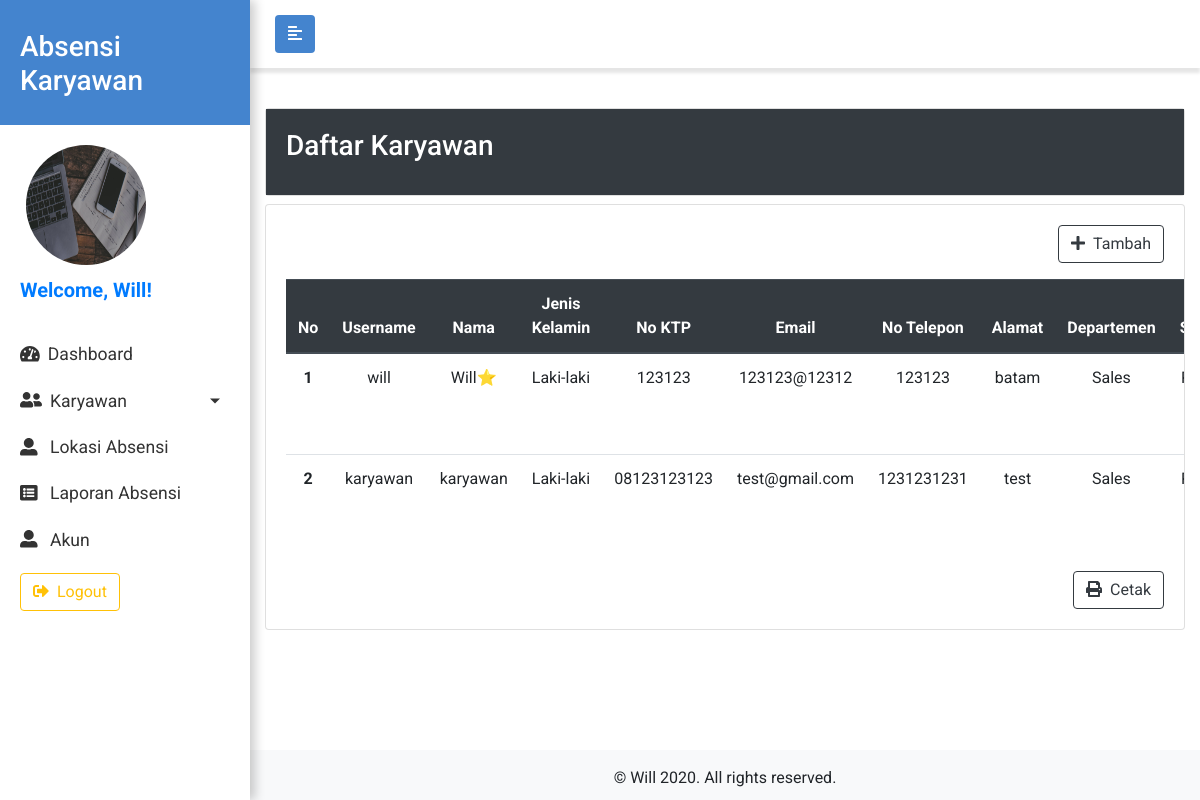
Screenshot of /admin/index.php?page=karyawan (signed in) with the database file from the repository.
### tables this page shows
CREATE TABLE `karyawan` (
  `id` int(11) NOT NULL,
  `username` varchar(100) NOT NULL,
  `password` varchar(200) NOT NULL,
  `account_type` int(11) NOT NULL,
  `nama` varchar(100) NOT NULL,
  `jenis_kelamin` char(1) NOT NULL,
  `no_telp` varchar(13) NOT NULL,
  `email` varchar(200) NOT NULL,
  `no_ktp` varchar(50) NOT NULL,
  `alamat` varchar(200) NOT NULL,
  `foto` varchar(100) NOT NULL,
  `id_shift` int(11) NOT NULL,
  `id_departemen` int(11) NOT NULL
);

CREATE TABLE `departemen` (
  `id` int(11) NOT NULL,
  `nama` varchar(100) NOT NULL,
  `kepala_dept` varchar(100) NOT NULL
);

### admin/halaman/karyawan.php (the view, shortened to what this page needs)
<div class="row">
  <div class="col-12">
    <div class="card" style="width: 100%;">
      <div class="card-body bg-dark text-white">
        <h3 class="card-title">Daftar Karyawan</h3>
      </div>
    </div>
  </div>
</div>
<div class="row mt-2 mb-5">
  <div class="col-12">
    <div class="card" style="width: 100%;">
      <div class="card-body table-responsive">
        <?php
        $i = 1;
        $data = mysqli_query($koneksi, "SELECT K.*, S.shift, D.nama AS departemen, D.kepala_dept FROM karyawan AS K INNER JOIN shift AS S ON K.id_shift = S.id INNER JOIN departemen AS D ON K.id_departemen = D.id");
        ?>
        <a href="#" class="btn btn-outline-dark float-right mb-3 tambah-btn" data-toggle="modal" data-target="#formModal" onclick="changeType('tambah')">
          <i class="fas fa-plus mr-2"></i>Tambah
        </a>
        <table class="table table-hover text-center">
          <thead class="thead-dark">
            <tr>
              <th scope="col">No</th>
              <th scope="col">Username</th>
              <th scope="col">Nama</th>
              <th scope="col">Jenis Kelamin</th>
              <th scope="col">No KTP</th>
              <th scope="col">Email</th>
              <th scope="col">No Telepon</th>
              <th scope="col">Alamat</th>
              <th scope="col">Departemen</th>
              <th scope="col">Shift</th>
            </tr>
          </thead>
          <tbody>
            <?php
            while ($d = mysqli_fetch_assoc($data)) :
            ?>
              <tr>
                <th scope="row"><?= $i ?></th>
                <td><?php echo $d["username"] ?></td>
                <td>
                  <?php
                  if ($d["nama"] == $d["kepala_dept"]) {
                    echo $d["nama"] . "⭐";
                  } else {
                    echo $d["nama"];
                  }
                  ?>
                </td>
                <td><?php
                    switch ($d["jenis_kelamin"]) {
                      case "L":
                        echo "Laki-laki";
                        break;
                    }
                    ?></td>
                <td><?php echo $d["no_ktp"] ?></td>
                <td><?php echo $d["email"] ?></td>
                <td><?php echo $d["no_telp"] ?></td>
                <td><?php echo $d["alamat"] ?></td>
                <td><?php echo $d["departemen"] ?></td>
                <td><?php echo $d["shift"] ?></td>
              </tr>
            <?php
              $i++;
            endwhile;
            ?>
          </tbody>
        </table>
        <form action="halaman/cetak_karyawan.php" method="POST" target="_blank">
          <button type="submit" class="btn btn-outline-dark float-right" name="cetak"><i class="fas fa-print mr-2"></i>Cetak</button>
        </form>
      </div>
    </div>
  </div>
</div>

### admin/index.php (shortened to what this page needs)
<?php
require('../koneksi.php');
if (isset($_GET["page"])) {
  $page = $_GET["page"];
} else {
  $page = "dashboard";
}
$id = $_SESSION["id"];
$nama = $_SESSION["name"];
?>
<!DOCTYPE html>
<html lang="en">
<head>
  <link href="https://stackpath.bootstrapcdn.com/font-awesome/4.7.0/css/font-awesome.min.css" rel="stylesheet">
  <link rel="stylesheet" href="https://stackpath.bootstrapcdn.com/bootstrap/4.4.1/css/bootstrap.min.css">
  <link rel="stylesheet" href="../css/style.css">
  <link rel="stylesheet" href="https://cdnjs.cloudflare.com/ajax/libs/tempusdominus-bootstrap-4/5.0.0-alpha14/css/tempusdominus-bootstrap-4.min.css" />
</head>
<body>
  <div class="wrapper">
    <nav id="sidebar">
      <div class="sidebar-header">
        <h3>Absensi Karyawan</h3>
      </div>
      <ul class="list-unstyled components">
        <?php
        $data = mysqli_query($koneksi, "SELECT foto FROM karyawan WHERE id = $id");
        $d = mysqli_fetch_assoc($data);
        ?>
        <img src="../img/uploaded_img/<?= $d["foto"] ?>" class="rounded-circle ml-3" width="120px" height="120px">
        <p class="lead text-primary font-weight-bold">Welcome, <?php echo $nama; ?>!</p>
        <li class="active">
          <a href="index.php?page=dashboard"> <i class="fas fa-tachometer-alt mr-2"></i>Dashboard</a>
        </li>
        <li class="active">
          <a href="#karyawanSubMenu" data-toggle="collapse" aria-expanded="false" class="dropdown-toggle"> <i class="fas fa-user-friends mr-2"></i>Karyawan</a>
        </li>
        <li>
          <a href="index.php?page=lokasi"><i class="fas fa-user-alt mr-2"></i> Lokasi Absensi</a>
        </li>
        <li>
          <a href="index.php?page=absensi"><i class="fas fa-list-alt mr-2"></i> Laporan Absensi</a>
        </li>
        <li>
          <a href="index.php?page=akun"><i class="fas fa-user-alt mr-2"></i> Akun</a>
        </li>
        <li class="nav-item">
          <a class="nav-link" href="../logout.php">
            <button class="btn btn-outline-warning"><i class="fas fa-sign-out-alt mr-2"></i>Logout</button>
          </a>
        </li>
      </ul>
    </nav>
    <div id="content">
      <nav class="navbar navbar-toggle navbar-expand-lg navbar-light bg-light">
        <div class="container-fluid">
          <button type="button" id="sidebarCollapse" class="btn btn-toggle">
            <i class="fas fa-align-left"></i>
          </button>
        </div>
      </nav>
      <div class="container-fluid">
        <?php
        switch ($page) {
          case "karyawan":
            include "halaman/karyawan.php";
            break;
        }
        ?>
      </div>
      <footer class="text-center py-3 bg-light">
        &copy; Will 2020. All rights reserved.
      </footer>
    </div>
  </div>
</body>
</html>

### css/style.css (style rules this page uses)
* { padding: 0; margin: 0; box-sizing: border-box; }
html { position: relative; min-height: 100%; }
body { width: 100%; height: 100%; font-family: 'Roboto', sans-serif; }
a { text-decoration: none !important; color: #333; }
.navbar { background-color: #4484ce !important; color: white; }
footer { position: absolute; left: 0; bottom: 0; height: 50px; width: 100%; overflow: hidden; }
.navbar-toggle { padding: 15px 10px; background: #fff !important; border: none; border-radius: 0; margin-bottom: 40px; box-shadow: 0px 5px 3px rgba(0, 0, 0, 0.1); }
.btn-toggle { background: #4484ce; color: white; }
.wrapper { display: flex; width: 100%; }
#sidebar { width: 250px; position: fixed; top: 0; left: 0; height: 100vh; z-index: 999; background: white; color: white; transition: all 0.3s; box-shadow: 5px 0px 10px rgba(0, 0, 0, 0.2); }
#sidebar .sidebar-header { padding: 30px 20px 20px 20px; background: #4484ce; }
#sidebar ul.components { padding: 20px 10px; }
#sidebar ul p { color: #fff; padding: 10px; }
#sidebar ul li a { padding: 10px; font-size: 1.1em; display: block; }
#sidebar ul li.active>a, a[aria-expanded="true"] { color: #333; background: white; }
a[data-toggle="collapse"] { position: relative; }
.dropdown-toggle::after { display: block; position: absolute; top: 50%; right: 20px; transform: translateY(-50%); }
#content { width: calc(100% - 250px); min-height: 100vh; transition: all 0.3s; position: absolute; top: 0; right: 0; }

### rows the page displays
karyawan: foto (picture), username "will", nama "Will", jenis_kelamin "Laki-laki", no_ktp "123123", email "123123@12312", no_telp "123123", alamat "batam", id_departemen.nama "Sales"
karyawan: username "karyawan", nama "karyawan", jenis_kelamin "Laki-laki", no_ktp "08123123123", email "test@gmail.com", no_telp "1231231231", alamat "test", id_departemen.nama "Sales"

### other values shown
$nama "Will"
